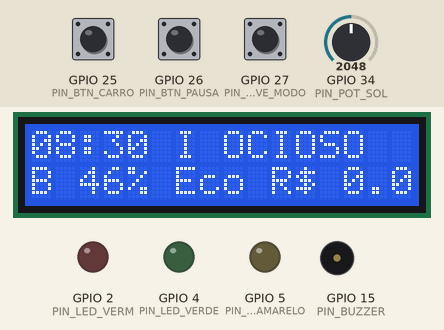
Recording of a sketch running on a simulated ESP32. Parts: 16×2 character LCD, output pins drawn as LEDs (lit = HIGH), buzzer (waves = sounding, pin HIGH). Dashed ring = blinking. Inputs (shaded band) come from the test bench; at power-on: GPIO 25 (PIN_BTN_CARRO) HIGH, GPIO 34 (PIN_POT_SOL) = 2048, GPIO 27 (PIN_CHAVE_MODO) LOW, GPIO 26 (PIN_BTN_PAUSA) HIGH. WiFi joins after 1.5 s; servers stay silent unless stated; no MQTT or app messages arrive unless stated; what the sketch prints to the serial monitor is not drawn.

Above: at 2.7 s.
2.8 s: GPIO 25 (PIN_BTN_CARRO) pulled LOW for 0.15 s
At 3.7 s:
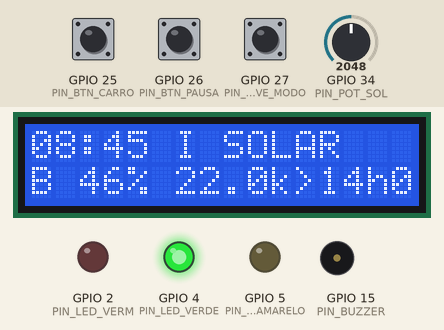
6.1 s: GPIO 34 (PIN_POT_SOL) set to 1228
At 6.7 s:
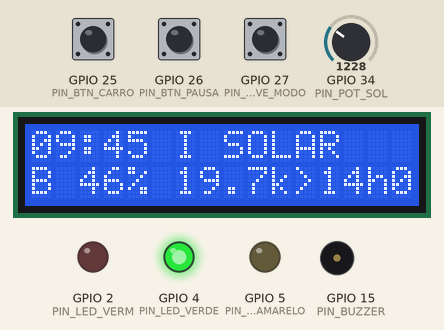
9.6 s: GPIO 27 (PIN_CHAVE_MODO) pulled HIGH for 1 s
At 10.5 s:
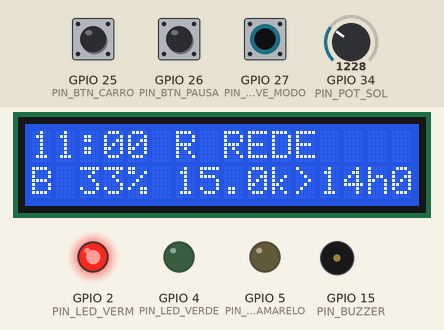
14.1 s: GPIO 34 (PIN_POT_SOL) set to 3199
At 15.0 s:
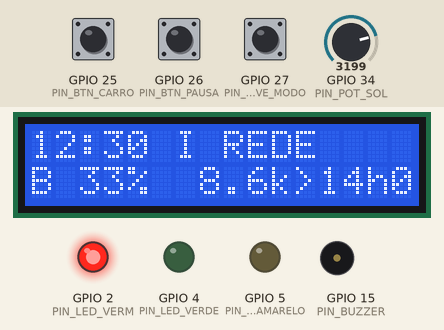
16.7 s: GPIO 34 (PIN_POT_SOL) set to 3248
At 20.1 s:
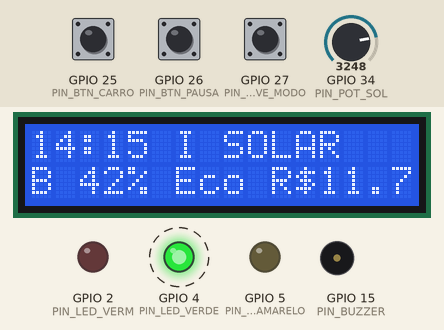
20.2 s: GPIO 27 (PIN_CHAVE_MODO) pulled HIGH for 3.2 s
At 21.0 s:
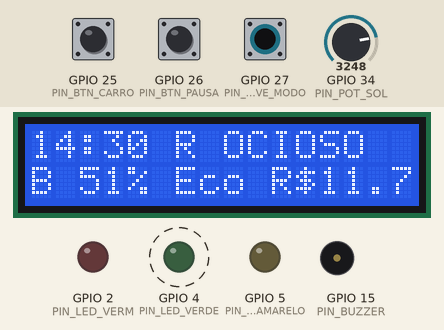
Timing chart, 0 to 23.2 s (numbered marks = the images above; inputs shaded):
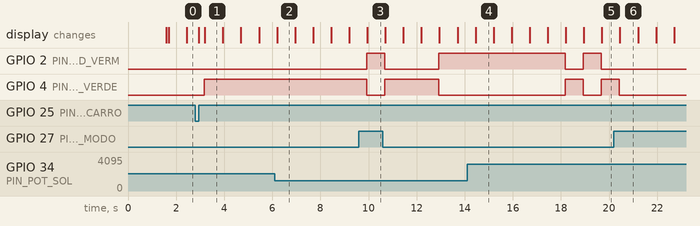

Measured:
- the behaviour switches between 3247 and 3248 on GPIO 34 (PIN_POT_SOL) (found by bisection; images 4 and 5)
- after the input at 2.8 s, GPIO 4 (PIN_LED_VERDE): LOW → HIGH after 0.37 s; the display: first changes after 0.14 s (image 1 shows a later state)
- after the input at 9.6 s, GPIO 2 (PIN_LED_VERM): LOW → HIGH after 0.32 s instead of 1.8 s; GPIO 4 (PIN_LED_VERDE): HIGH → LOW after 0.32 s instead of 1.8 s; the display: changes after 0.35 s (image 3)
- after the input at 16.7 s, GPIO 2 (PIN_LED_VERM): HIGH → LOW after 1.5 s instead of 3.0 s; GPIO 4 (PIN_LED_VERDE): LOW → HIGH after 1.5 s instead of 3.0 s
- after the input at 20.2 s, the display: changes after 0.26 s (image 6)
- what the display in image 1 shows lasts 0.7 s, from 3.2 s to 3.9 s
- what the display in image 4 shows lasts 0.7 s, from 14.5 s to 15.2 s

The sketch:

eletroposto_v4.ino
```cpp
/* ============================================================================
   ELETROPOSTO INTELIGENTE - EV Challenge 2026 (FIAP + GoodWe)
   Sprint 4 - Solucao final integrada  |  firmware v4
   ----------------------------------------------------------------------------
   Plataforma: ESP32 DevKit V1 (Wokwi)  |  Wi-Fi + MQTT (broker publico HiveMQ)

   O ESP32 faz o papel do controlador de borda (edge) que, na instalacao real,
   conversa com o inversor hibrido GoodWe GW10K-ET, a bateria Lynx Home F e o
   carregador GW11K-HCA. Ele roda o MESMO algoritmo inteligente do motor Python:

     1. SMART CHARGING por laxidade: o motorista informa a hora de saida; o
        controlador calcula a potencia MINIMA que garante a carga ate la e usa
        o resto da janela para seguir o sol e fugir da ponta.
     2. RESERVA DE PONTA: a bateria so e usada fora da ponta acima da reserva;
        das 18h as 21h ela assume a recarga.
     3. PEAK SHAVING: nunca importa mais que LIMITE_REDE_KW da rede.
     4. TELEMETRIA a cada 15 min simulados -> MQTT -> dashboard e assistente Volt.
     5. COMANDOS remotos via MQTT: modo, limite de demanda, previsao do tempo.

   CONTROLES (Wokwi)
     Pot SOL     (GPIO34): fator climatico 0-100%  (nuvens)
     Pot ENERGIA (GPIO35): energia pedida pelo motorista 5-40 kWh
     Pot SAIDA   (GPIO32): horas ate a saida 1-10 h
     Botao CARRO (GPIO25): conecta/desconecta o veiculo
     Botao PAUSA (GPIO26): congela o relogio (para explicar no video)
     Chave MODO  (GPIO27): INTELIGENTE / RAPIDO (regra fixa das sprints 2-3)
   SAIDAS
     LCD 16x2 I2C, LED verde (limpa), amarelo (bateria), vermelho (rede),
     buzzer (rede na ponta), Serial 115200 e MQTT.
   ============================================================================ */
#include <WiFi.h>
#include <PubSubClient.h>
#include <ArduinoJson.h>
#include <Wire.h>
#include <LiquidCrystal_I2C.h>

// ---------------- rede ----------------
const char* WIFI_SSID   = "Wokwi-GUEST";
const char* WIFI_PASS   = "";
const char* MQTT_BROKER = "broker.hivemq.com";
const int   MQTT_PORT   = 1883;
const char* TOPICO_TELEM = "fiap/evchallenge/chargegrid/telemetria";
const char* TOPICO_CMD   = "fiap/evchallenge/chargegrid/comando";

WiFiClient wifi;
PubSubClient mqtt(wifi);
LiquidCrystal_I2C lcd(0x27, 16, 2);

// ---------------- pinos ----------------
const int PIN_POT_SOL = 34, PIN_POT_ENERGIA = 35, PIN_POT_SAIDA = 32;
const int PIN_BTN_CARRO = 25, PIN_BTN_PAUSA = 26, PIN_CHAVE_MODO = 27;
const int PIN_LED_VERDE = 4, PIN_LED_AMARELO = 5, PIN_LED_VERM = 2, PIN_BUZZER = 15;

// ---------------- parametros (iguais a motor/config.py) ----------------
const float DT = 0.25;                  // passo de 15 min
const float FV_PICO_KW = 10.0 * 0.75;   // 10 kWp x performance ratio
const float BAT_CAP = 13.1, BAT_P = 6.5, BAT_MIN = 1.31, EFIC = 0.96;
const float P_CARREGADOR = 11.0;        // GoodWe GW11K-HCA
const float T_FORA = 0.60, T_INTER = 0.85, T_PONTA = 1.20;
const float CO2_MEDIO = 0.0385;         // kgCO2/kWh SIN 2023 (MCTI)
float limiteRede = 15.0;                // ajustavel por MQTT
float reservaPonta = 8.0;               // kWh, ajustavel por MQTT (motor Python envia o valor aprendido)
float kPrevisto = 0.8;                  // indice de claridade previsto, ajustavel por MQTT
const unsigned long MS_POR_PASSO = 750; // 24 h simuladas = 72 s

// ---------------- estado ----------------
int passo = 32;                         // comeca as 8h
float soc = 5.2;
bool carro = false, pausado = false, modoRapido = false, forcarModoRemoto = false;
float restante = 0, saidaH = 0, pedido = 0;
float custoDia = 0, custoSemDia = 0, co2Dia = 0, renovDia = 0, totalDia = 0;
float solarKw = 0, evKw = 0, batKw = 0, redeKw = 0;
const char* fonte = "OCIOSO";
unsigned long tPasso = 0, tLcd = 0;
bool ultCarro = HIGH, ultPausa = HIGH;

float hora() { return passo * DT; }
float tarifa(float h) {
  if (h >= 18 && h < 21) return T_PONTA;
  if ((h >= 17 && h < 18) || (h >= 21 && h < 22)) return T_INTER;
  return T_FORA;
}
bool ponta(float h) { return h >= 18 && h < 21; }
float curvaSolar(float h) {
  if (h <= 5.9 || h >= 18.3) return 0;
  return pow(sin(PI * (h - 5.9) / 12.4), 1.2);
}
float pot(int pino) { return analogRead(pino) / 4095.0; }

// ---------------- algoritmo inteligente ----------------
// energia de rede planejada para AGORA: o que o sol previsto nao cobre ate a
// saida e alocado nos passos mais baratos (empate -> mais cedo)
float planoRede(float lim) {
  int ini = passo, fim = (int)(saidaH / DT);
  if (fim <= ini) return lim;
  float limpo = 0;
  for (int k = ini; k < fim; k++) limpo += min(lim * DT, FV_PICO_KW * kPrevisto * curvaSolar(k * DT) * DT);
  float falta = restante - limpo;
  if (falta <= 0.001) return 0;
  float tarifas[3] = {T_FORA, T_INTER, T_PONTA};
  for (int t = 0; t < 3; t++) {
    for (int k = ini; k < fim; k++) {
      if (tarifa(k * DT) != tarifas[t]) continue;
      float solarK = min(lim * DT, FV_PICO_KW * kPrevisto * curvaSolar(k * DT) * DT);
      float usa = min(lim * DT - solarK, falta);
      if (k == ini) return usa / DT;
      falta -= usa;
      if (falta <= 0.001) return 0;
    }
  }
  return 0;
}

float maxCarga()    { return max(0.0f, min(BAT_P, (BAT_CAP - soc) / EFIC / DT)); }
float maxDescarga(float piso) { return max(0.0f, min(BAT_P, (soc - max(piso, BAT_MIN)) * EFIC / DT)); }

void processarPasso() {
  float h = hora();
  solarKw = FV_PICO_KW * curvaSolar(h) * pot(PIN_POT_SOL);
  if (!forcarModoRemoto) modoRapido = digitalRead(PIN_CHAVE_MODO) == HIGH;

  // 1) potencia de recarga
  evKw = 0;
  if (carro && restante > 0.001) {
    float lim = min(P_CARREGADOR, restante / DT);
    if (modoRapido) {
      evKw = lim;                                       // regra fixa: carrega tudo ja
    } else {
      float passosRest = max(1.0f, (saidaH - h) / DT);
      float pMin = max(0.0f, restante - lim * DT * (passosRest - 1)) / DT;
      evKw = min(lim, max(pMin, planoRede(lim) + solarKw)); // garante + segue o sol
    }
  }

  // 2) bateria
  if (solarKw >= evKw) {
    batKw = min(solarKw - evKw, maxCarga());            // guarda o excedente solar
  } else {
    float deficit = evKw - solarKw;
    float piso = (modoRapido || ponta(h) || h >= 21) ? BAT_MIN : reservaPonta;
    batKw = -min(deficit, maxDescarga(piso));
  }

  // 3) peak shaving (so no modo inteligente)
  redeKw = evKw + batKw - solarKw;
  if (!modoRapido && redeKw > limiteRede) {
    float extra = min(redeKw - limiteRede, maxDescarga(BAT_MIN) + batKw);
    if (extra > 0) batKw -= extra;
    redeKw = evKw + batKw - solarKw;
    if (redeKw > limiteRede) { evKw -= (redeKw - limiteRede); redeKw = limiteRede; }
  }
  float exportKw = max(0.0f, -redeKw);
  redeKw = max(0.0f, redeKw);

  // 4) atualiza estado
  if (batKw > 0) soc += batKw * EFIC * DT; else soc += batKw / EFIC * DT;
  soc = constrain(soc, BAT_MIN, BAT_CAP);
  float e = evKw * DT;
  restante = max(0.0f, restante - e);
  float t = tarifa(h);
  custoDia += redeKw * DT * t;
  custoSemDia += e * t;
  float limpa = (evKw > 0) ? max(0.0f, e - redeKw * DT) : 0;
  renovDia += limpa; totalDia += e;
  co2Dia += limpa * CO2_MEDIO;

  fonte = evKw <= 0.01 ? (exportKw > 0.01 ? "EXPORTA" : "OCIOSO")
        : redeKw > 0.05 ? "REDE" : (batKw < -0.05 ? "BATERIA" : "SOLAR");
  if (redeKw > 0.05 && ponta(h)) tone(PIN_BUZZER, 1200, 120);
  if (carro && restante <= 0.001) carro = false;        // recarga concluida

  publicar(exportKw);
  passo = (passo + 1) % 96;
  if (passo == 0) { custoDia = custoSemDia = co2Dia = renovDia = totalDia = 0; }
}

// ---------------- MQTT ----------------
void publicar(float exportKw) {
  JsonDocument d;
  d["hora"] = hora();
  d["modo"] = modoRapido ? "rapido" : "inteligente";
  d["fonte"] = fonte;
  d["solar_kw"] = solarKw;  d["ev_kw"] = evKw;  d["bateria_kw"] = batKw;
  d["rede_kw"] = redeKw;    d["export_kw"] = exportKw;
  d["soc_pct"] = 100.0 * soc / BAT_CAP;
  d["carro"] = carro;       d["restante_kwh"] = restante; d["saida_h"] = saidaH;
  d["tarifa"] = tarifa(hora()); d["limite_kw"] = limiteRede;
  d["custo_dia"] = custoDia; d["economia_dia"] = custoSemDia - custoDia;
  d["pct_renovavel"] = totalDia > 0 ? 100.0 * renovDia / totalDia : 0;
  d["co2_evitado_kg"] = co2Dia;
  char buf[512];
  size_t n = serializeJson(d, buf);
  Serial.println(buf);
  if (mqtt.connected()) mqtt.publish(TOPICO_TELEM, buf, n);
}

void aoReceber(char* topico, byte* payload, unsigned int len) {
  JsonDocument d;
  if (deserializeJson(d, payload, len)) return;
  if (!d["modo"].isNull()) { forcarModoRemoto = true; modoRapido = strcmp(d["modo"], "rapido") == 0; }
  if (!d["modo_local"].isNull()) forcarModoRemoto = false;
  if (!d["limite_kw"].isNull()) limiteRede = d["limite_kw"];
  if (!d["reserva_kwh"].isNull()) reservaPonta = d["reserva_kwh"];
  if (!d["k_previsto"].isNull()) kPrevisto = d["k_previsto"];
  if (!d["saida_h"].isNull() && carro) saidaH = d["saida_h"];
  Serial.println(F("[cmd] comando MQTT aplicado"));
}

void conectar() {
  if (WiFi.status() != WL_CONNECTED) return;
  if (mqtt.connected()) return;
  String id = "chargegrid-" + String((uint32_t)ESP.getEfuseMac(), HEX);
  if (mqtt.connect(id.c_str())) {
    mqtt.subscribe(TOPICO_CMD);
    Serial.println(F("[mqtt] conectado"));
  }
}

// ---------------- interface ----------------
void atualizarTela() {
  bool limpo = strcmp(fonte, "SOLAR") == 0 || strcmp(fonte, "BATERIA") == 0;
  digitalWrite(PIN_LED_VERDE, limpo);
  digitalWrite(PIN_LED_AMARELO, strcmp(fonte, "BATERIA") == 0);
  digitalWrite(PIN_LED_VERM, strcmp(fonte, "REDE") == 0);

  char l0[17], l1[17];
  int hh = (int)hora(), mm = (int)((hora() - hh) * 60);
  snprintf(l0, 17, "%02d:%02d%c%s %-7s", hh, mm, ponta(hora()) ? '*' : ' ',
           modoRapido ? "R" : "I", fonte);
  if (carro) snprintf(l1, 17, "B%3d%% %4.1fk>%02dh", (int)(100 * soc / BAT_CAP), restante, (int)saidaH);
  else       snprintf(l1, 17, "B%3d%% Eco R$%4.1f", (int)(100 * soc / BAT_CAP), custoSemDia - custoDia);
  lcd.setCursor(0, 0); lcd.print(l0);
  lcd.setCursor(0, 1); lcd.print(l1);
}

void setup() {
  Serial.begin(115200);
  pinMode(PIN_BTN_CARRO, INPUT_PULLUP);
  pinMode(PIN_BTN_PAUSA, INPUT_PULLUP);
  pinMode(PIN_CHAVE_MODO, INPUT_PULLUP);
  pinMode(PIN_LED_VERDE, OUTPUT); pinMode(PIN_LED_AMARELO, OUTPUT);
  pinMode(PIN_LED_VERM, OUTPUT);  pinMode(PIN_BUZZER, OUTPUT);
  lcd.init(); lcd.backlight();
  lcd.print(" CHARGEGRID v4"); lcd.setCursor(0, 1); lcd.print(" GoodWe + IA");
  WiFi.begin(WIFI_SSID, WIFI_PASS);
  mqtt.setServer(MQTT_BROKER, MQTT_PORT);
  mqtt.setCallback(aoReceber);
  mqtt.setBufferSize(600);
  delay(1500);
  lcd.clear();
}

void loop() {
  conectar();
  mqtt.loop();

  bool bc = digitalRead(PIN_BTN_CARRO);
  if (ultCarro == HIGH && bc == LOW) {
    carro = !carro;
    if (carro) {                                   // nova sessao de recarga
      pedido = 5 + 35 * pot(PIN_POT_ENERGIA);
      restante = pedido;
      saidaH = min(23.75f, hora() + 1 + 9 * pot(PIN_POT_SAIDA));
      Serial.printf("[sessao] %.1f kWh ate %.2fh\n", pedido, saidaH);
    }
    delay(40);
  }
  ultCarro = bc;
  bool bp = digitalRead(PIN_BTN_PAUSA);
  if (ultPausa == HIGH && bp == LOW) { pausado = !pausado; delay(40); }
  ultPausa = bp;

  if (!pausado && millis() - tPasso >= MS_POR_PASSO) { tPasso = millis(); processarPasso(); }
  if (millis() - tLcd >= 250) { tLcd = millis(); atualizarTela(); }
}
```
